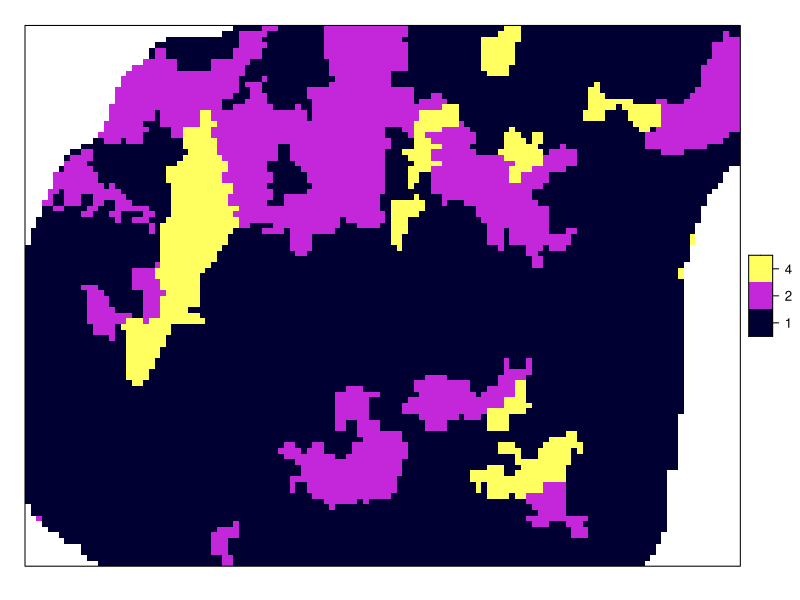

Reproduce this figure in R. (Note: this script raises an error after producing the figure.)
## ---- chunk 1
library('methods')
## ---- chunk 2
library('knitr')
opts_chunk$set(cache = TRUE, warning=FALSE, message=FALSE) 
library('sp')
punkty <- read.csv('dane/punkty.csv')
coordinates(punkty) <- ~x+y
proj4string(punkty) <- '+init=epsg:2180'
## ---- chunk 3
grid <- read.csv('dane/siatka.csv')
head(grid)
coordinates(grid) <- ~x+y
proj4string(grid) <- proj4string(punkty)
gridded(grid) <- TRUE

grid$clc <- as.factor(grid$clc)
spplot(grid, 'clc')

vario_kws1 <- variogram(temp~1, punkty[punkty$clc==1, ])
plot(vario_kws1)
fitted_kws1 <- fit.variogram(vario_kws1, vgm(10, model = 'Sph', range = 4500, nugget = 0.5))
plot(vario_kws1, fitted_kws1)

vario_kws2 <- variogram(temp~1, punkty[punkty$clc==2, ])
plot(vario_kws2)
fitted_kws2 <- fit.variogram(vario_kws2, vgm(5, model = 'Sph', range = 4500, nugget = 0.1))
plot(vario_kws2, fitted_kws2)

vario_kws4 <- variogram(temp~1, punkty[punkty$clc==4, ])
plot(vario_kws4)
fitted_kws4 <- fit.variogram(vario_kws4, vgm(0.5, model = 'Nug'))
plot(vario_kws4, fitted_kws4)

kws1 <- krige(temp~1, punkty[punkty$clc==1, ], grid[na.omit(grid$clc==1), ], model = fitted_kws1, nmax = 50)
kws2 <- krige(temp~1, punkty[punkty$clc==2, ], grid[na.omit(grid$clc==2), ], model = fitted_kws2, nmax = 50)
kws4 <- krige(temp~1, punkty[punkty$clc==4, ], grid[na.omit(grid$clc==4), ], model = fitted_kws4, nmax = 50)

kws <- rbind(as.data.frame(kws1), as.data.frame(kws2), as.data.frame(kws4))
coordinates(kws) <- ~x+y
kws <- as(kws, 'SpatialPixelsDataFrame')
spplot(kws, 'var1.pred', sp.layout=(list=SpatialPoints(punkty)))
## ---- chunk 4
coef <- lm(temp~srtm, punkty)$coef
coef

vario <- variogram(temp~srtm, punkty)
model_sim <- vgm(10, model = 'Sph', range = 4000, nugget = 1)
model_sim
fitted_sim <- fit.variogram(vario, model_sim)
fitted_sim
plot(vario, model=fitted_sim)

sk_lvm <- krige(temp~srtm, punkty, grid, model=fitted_sim, beta = coef)
summary(sk_lvm)
## ---- chunk 5
library('gridExtra')
p1 <- spplot(sk_lvm, "var1.pred", main='Predykcja SK LVM')
p2 <- spplot(sk_lvm, "var1.var", main='Wariancja predykcji SK LVM')
grid.arrange(p1, p2, ncol=2)
## ---- chunk 6
punkty$clc <- as.factor(punkty$clc)
vario_uk1 <- variogram(temp~clc, punkty)
vario_uk1
plot(vario_uk1)
model_uk1 <- vgm(8, model = 'Sph', range = 3000, nugget = 1)
vario_fit_uk1 <- fit.variogram(vario_uk1, model=model_uk1)
vario_fit_uk1
plot(vario_uk1, vario_fit_uk1)
## ---- chunk 7
grid$clc <- as.factor(grid$clc)
spplot(grid, 'clc')
uk1 <- krige(temp~clc, locations = punkty, newdata=grid, model=vario_fit_uk1)
## ---- chunk 8
library('gridExtra')
p1 <- spplot(uk1, "var1.pred", main='Predykcja KED')
p2 <- spplot(uk1, "var1.var", main='Wariancja predykcji KED')
grid.arrange(p1, p2, ncol=2)
## ---- chunk 9
vario_uk2 <- variogram(temp~ndvi+srtm, punkty)
vario_uk2
plot(vario_uk2)
model <- vgm(8, model = 'Sph', range = 3000, nugget = 1)
vario_fit_uk2 <- fit.variogram(vario_uk2, model=model)
vario_fit_uk2
plot(vario_uk2, vario_fit_uk2)

uk2 <- krige(temp~ndvi+srtm, locations = punkty, newdata=grid, model=vario_fit_uk2)
## ---- chunk 10
library('gridExtra')
p1 <- spplot(uk2, "var1.pred", main='Predykcja KED')
p2 <- spplot(uk2, "var1.var", main='Wariancja predykcji KED')
grid.arrange(p1, p2, ncol=2)
